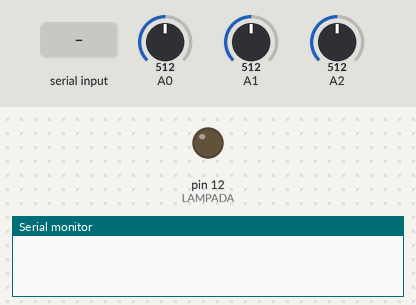
Recording of a sketch running on a simulated Arduino Uno, built with avr-gcc and run on an emulated ATmega328P. Parts: output pins drawn as LEDs (lit = HIGH), the last lines printed to the serial monitor. The test bench sets the inputs (shaded band); at power-on: A0 = 512, A1 = 512, A2 = 512.

Above: at 1.2 s.
1.3 s: "30,150\n" received over Serial
5.5 s: "1\n" received over Serial
At 6.9 s:
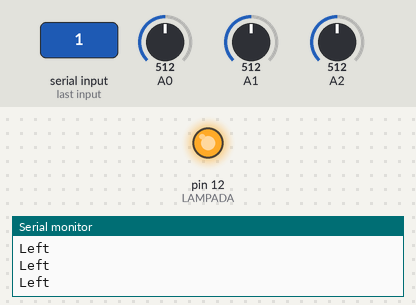
7.5 s: "90,45\n" received over Serial
At 8.5 s:
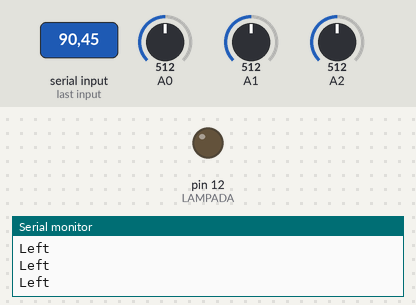
Timing chart, 0 to 10.5 s (numbered marks = the images above; inputs shaded):
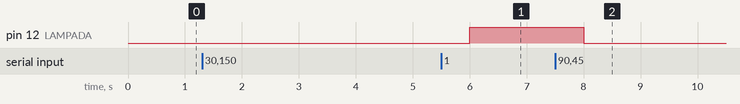

Measured:
- after the input at 5.5 s, pin 12 (LAMPADA): LOW → HIGH after 0.50 s
- after the input at 7.5 s, pin 12 (LAMPADA): HIGH → LOW after 0.51 s

The sketch:

CodigoArduino.ino
```cpp
/*
 * Código Arduino para o
 * trabalho Automatic Lights
 * cadeira de Sistemas Embutidos
 * realizado pelo Grupo 2
 */

const int LAMPADA = 12; // pin associado a lâmpada
const int infraRedChange = 400;  // limit for when we know someone passed the sensor
const int lightLimit = 700;   // limit for the light sensor
int lightLevel = 0;  // 1 if sensorLight > lightLimit (can switch on LAMPADA)
                     // 0 if sensorLight =< lightLimit (to much light to switch on LAMPADA)
unsigned long tempoInfrRed = 0;
unsigned long tempo;
unsigned long tempoLuz;
int passed = 0;
int light = 2;


void setup() {
  Serial.begin(115200); // initialize serial communication at 115200 bits per second:
  pinMode(LAMPADA, OUTPUT);
}

void loop() {
  int sensorInfraRed1 = analogRead(A0);
  int sensorInfraRed2 = analogRead(A1);
  int sensorLight = analogRead(A2);

  tempo=millis();


  // ---- Sensor de luz

  // quando há mudança no light level, o light level tem de ser 0.5 sec no mesmo threshold
  // para ser transmitido ao Raspberry Pi
  if (tempo-tempoLuz > 500 and light!=2){
      lightLevel=light;
      Serial.println(lightLevel);
      light=2;
      tempoLuz=0;
  }
  if (sensorLight > lightLimit and lightLevel == 0){
      if (light==0) {
        light=2;
        tempoLuz = 0;
      }
      if (light==2){
        light=1;
        tempoLuz = millis();
      }
  } else if (sensorLight > lightLimit and lightLevel == 1 and light==0) {
      light=1;
  } else if (sensorLight < lightLimit and lightLevel == 1) {
      if (light==1) {
        light=2;
        tempoLuz = 0;
      }
      if (light==2){
        light=0;
        tempoLuz = millis();
      }
  } else if (sensorLight < lightLimit and lightLevel == 0 and light==1) {
      light=0;
    }


  // ---- Sensores infravermelhos

  // depois de 4sec voltar como se ninguem passou por um sensor infravermenlho
  if (tempo-tempoInfrRed > 4000) {
    tempoInfrRed = 0;
    passed = 0;
  }
  if (sensorInfraRed1 > infraRedChange and tempoInfrRed==0 and passed==0){
    passed = 1;
    tempoInfrRed = millis();
  } else if (sensorInfraRed1 > infraRedChange and tempoInfrRed != 0 and passed == 2) {
    Serial.println("Entered");
    delay(1000);
    passed = 0;
    tempoInfrRed = 0;
  } else if (sensorInfraRed2 > infraRedChange and tempoInfrRed==0 and passed==0) {
    passed = 2;
    tempoInfrRed = millis();
  } else if (sensorInfraRed2 > infraRedChange and tempoInfrRed != 0 and passed == 1) {
    Serial.println("Left");
    delay(1000);
    passed = 0;
    tempoInfrRed = 0;
  }


  // ---- Ligar desligar a luz

  if (Serial.available() > 0){
    int command = Serial.read()-'0';
    if (command==1){
      digitalWrite(LAMPADA, HIGH);
    } else if (command==0) {
      digitalWrite(LAMPADA, LOW);
    }
  }
}
```
